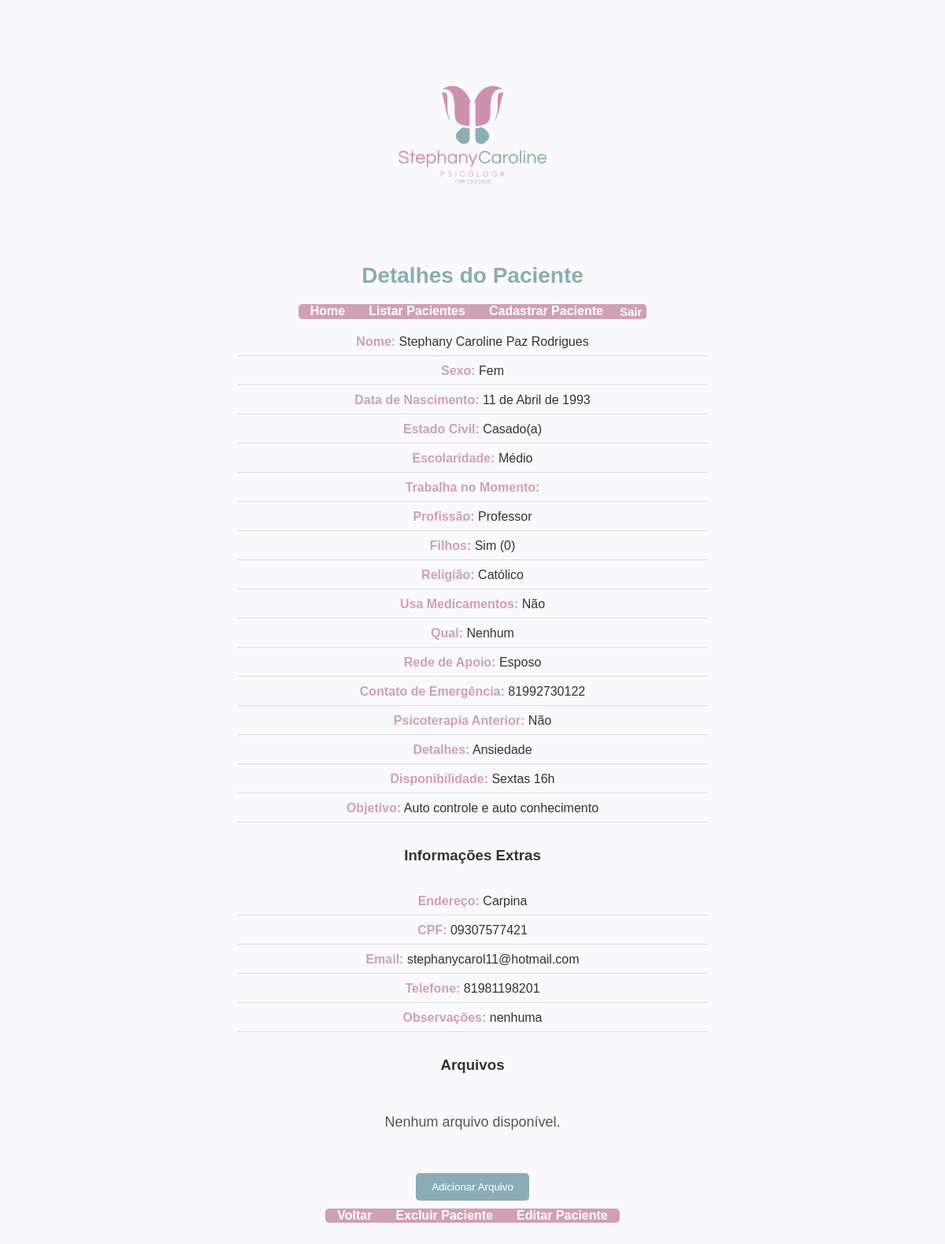
The page /pacientes/paciente/26/ (signed in) on the database its author committed.
### pacientes/models.py (models this page shows, shortened)
class Paciente(models.Model):
    usuario = models.ForeignKey(User, on_delete=models.CASCADE)  # Vincula ao usuário
    nome = models.CharField(max_length=100)
    telefone = models.CharField(max_length=15)
    endereco = models.CharField(max_length=255)
    data_de_nascimento = models.DateField(null=True, blank=True)
    cpf = models.CharField(max_length=11, unique=True)
    sexo = models.CharField(max_length=10, choices=[('Masc', 'Masculino'), ('Fem', 'Feminino'), ('O', 'Outro')])
    email = models.EmailField()
    estado_Civil = models.CharField(max_length=255, choices=[('Não Informado', 'Não Informado'), ('Casado(a)', 'Casado(a)'), ('Solteiro(a)', 'Solteiro(a)'), ('Divorciado(a)', 'Divorciado(a)'), ('Viúvo(a)', 'Viúvo(a)')])
    filhos = models.CharField(max_length=10, choices=[('Sim', 'Sim'), ('Não', 'Não')])
    filhos_Quantidade = models.CharField(max_length=10)
    atendimento= models.CharField(max_length=10, choices=[('Sim', 'Sim'), ('Não', 'Não')])
    atendimento_Tipo_Tempo_Motivo = models.CharField(max_length=500)
    religião = models.CharField(max_length=20)
    escolaridade = models.CharField(max_length=255, choices=[('Fundamental', 'Fundamental'), ('Médio', 'Médio'), ('Superior Completo', 'Superior Completo'), ('Superior incompleto', 'Superior incompleto'), ('Pós-Grauação', 'Pós-Graduação'), ('Mestrado', 'Mestrado'), ('Dotourado', 'Dotourado')])
    trabalha_no_momento = models.CharField(max_length=10, choices=[('Sim', 'Sim'), ('Não', 'Não')])
    profissão = models.CharField(max_length=50)
    toma_Algum_Medicamento =models.CharField(max_length=10, choices=[('Sim', 'Sim'), ('Não', 'Não')])
    qual_Medicamento =  models.CharField(max_length=100)
    Disponibilidade = models.CharField(max_length=100)
    rede_de_apoio = models.CharField(max_length=255)
    contato_de_emergência = models.CharField(max_length=100)
    motivo_e_objetivo = models.CharField(max_length=500)
    observações = models.CharField(max_length=1000)

### pacientes/views.py (the view)
# urls.py: path("paciente/<int:pk>/", views.detalhes_paciente, name="detalhes_paciente"),
@login_required
def detalhes_paciente(request, pk):
    paciente = get_object_or_404(Paciente, pk=pk)  # Obtém o paciente ou retorna 404
    if paciente.usuario != request.user:  # Verifica se o paciente pertence ao usuário logado
        return render(request, '403.html')  # Retorna uma página de acesso negado
    return render(request, 'pacientes/detalhes_paciente.html', {'paciente': paciente})

### pacientes/templates/pacientes/detalhes_paciente.html (shortened to what this page needs)
{% load static %}
<!DOCTYPE html>
<html lang="pt-br">
<head>
    <link rel="stylesheet" type="text/css" href="{% static 'css/styles.css' %}">
</head>
<body class="homepage">
    <div class="logo-container">
        <img src="{{ MEDIA_URL }}media/pacientes/Logo/Logo.png" alt="Logo" class="logo">
    </div>
    <h2>Detalhes do Paciente</h2>
<body class="homepage">
    <nav>
        <ul class="nav-links">
        <li><a href="{% url 'homepage' %}">Home</a></li>
        <li><a href="{% url 'listar_pacientes' %}">Listar Pacientes</a></li>
        <li><a href="{% url 'cadastrar_paciente' %}">Cadastrar Paciente</a></li>
        <form class="nav-links" action="{% url 'logout' %}" method="post">
            <button class="btn" type="submit">Sair</button>
        </form>
        </ul>
    </nav>
</body>
    <table class="info-table">
        <tbody>
            <tr><td><strong>Nome:</strong> {{ paciente.nome }}</td></tr>
            <tr><td><strong>Sexo:</strong> {{ paciente.sexo }}</td></tr>
            <tr><td><strong>Data de Nascimento:</strong> {{ paciente.data_de_nascimento }}</td></tr>
            <tr><td><strong>Estado Civil:</strong> {{ paciente.estado_Civil }}</td></tr>
            <tr><td><strong>Escolaridade:</strong> {{ paciente.escolaridade }}</td></tr>
            <tr><td><strong>Trabalha no Momento:</strong> {{ paciente.traballha_no_momento }}</td></tr>
            <tr><td><strong>Profissão:</strong> {{ paciente.profissão }}</td></tr>
            <tr><td><strong>Filhos:</strong> {{ paciente.filhos }} ({{ paciente.filhos_Quantidade }})</td></tr>
            <tr><td><strong>Religião:</strong> {{ paciente.religião }}</td></tr>
            <tr><td><strong>Usa Medicamentos:</strong> {{ paciente.toma_Algum_Medicamento }}</td></tr>
            <tr><td><strong>Qual:</strong> {{ paciente.qual_Medicamento }}</td></tr>
            <tr><td><strong>Rede de Apoio:</strong> {{ paciente.rede_de_apoio }}</td></tr>
            <tr><td><strong>Contato de Emergência:</strong> {{ paciente.contato_de_emergência }}</td></tr>
            <tr><td><strong>Psicoterapia Anterior:</strong> {{ paciente.atendimento }}</td></tr>
            <tr><td><strong>Detalhes:</strong> {{ paciente.atendimento_Tipo_Tempo_Motivo }}</td></tr>
            <tr><td><strong>Disponibilidade:</strong> {{ paciente.Disponibilidade }}</td></tr>
            <tr><td><strong>Objetivo:</strong> {{ paciente.motivo_e_objetivo }}</td></tr>
        </tbody>
    </table>
    <h3>Informações Extras</h3>
    <table class="info-table">
        <tbody>
            <tr><td><strong>Endereço:</strong> {{ paciente.endereco }}</td></tr>
            <tr><td><strong>CPF:</strong> {{ paciente.cpf }}</td></tr>
            <tr><td><strong>Email:</strong> {{ paciente.email }}</td></tr>
            <tr><td><strong>Telefone:</strong> {{ paciente.telefone }}</td></tr>
            <tr><td><strong>Observações:</strong> {{ paciente.observações }}</td></tr>
        </tbody>
    </table>
    <h3>Arquivos</h3>
    <ul class="file-list">
        {% for arquivo in paciente.arquivos.all %}
            <li>
                <a href="{{ arquivo.arquivo.url }}">{{ arquivo.arquivo.name }}</a>
                <form action="{% url 'excluir_arquivo' paciente.pk arquivo.pk %}" method="post" style="display:inline;">
                    {% csrf_token %}
                    <button class="btn" type="submit" onclick="return confirm('Tem certeza que deseja excluir este arquivo?');">Excluir</button>
                </form>
            </li>
        {% empty %}
            <p>Nenhum arquivo disponível.</p>
        {% endfor %}
    </ul>
    <form method="post" enctype="multipart/form-data" action="{% url 'upload_arquivo' paciente.id %}">
        <button type="submit" class="btn-primary">Adicionar Arquivo</button>
    </form>
    <nav class="bottom-nav">
        <ul class="nav-links">
            <li><a href="{% url 'listar_pacientes' %}">Voltar</a></li>
            <li><a href="{% url 'excluir_paciente' paciente.id %}">Excluir Paciente</a></li>
            <li><a href="{% url 'editar_paciente' paciente.id %}">Editar Paciente</a></li>
        </ul>
    </nav>
</body>
</html>

### static/css/styles.css (style rules this page uses)
.logo { display: block; margin: 20px auto; max-width: 20%; height: auto; }
.homepage { display: flex; flex-direction: column; align-items: center; justify-content: center; min-height: 80vh; text-align: center; padding: 40px; background-color: #f9f9fb; }
.homepage p { font-size: 18px; color: #555; max-width: 600px; margin-bottom: 30px; line-height: 1.6; }
.nav-links { background-color: #d0a0b4; list-style-type: none; padding: 0; border-radius: 5px; margin: 0; display: flex; justify-content: center; }
.nav-links li { margin: 0 15px; }
.nav-links a { text-decoration: none; color: #fff; font-weight: bold; transition: color 0.3s; }
h2 { text-align: center; color: #333; font-size: 28px; margin-top: 30px; }
.info-table { width: 100%; max-width: 600px; margin: 10px auto; border-collapse: separate; font-size: 16px; }
.info-table td { padding: 8px; border-bottom: 1px solid #ddd; }
.info-table td strong { color: #d0a0b4; }
.file-list { list-style: none; padding: 0; margin: 10px auto; max-width: 600px; }
.btn-primary { display: block; width: fit-content; margin: 10px auto; padding: 10px 20px; color: white; background-color: #cc94b4; border: none; border-radius: 5px; cursor: pointer; transition: background-color 0.3s; }
.btn-primary, .btn-secondary { padding: 10px 20px; border: none; border-radius: 5px; cursor: pointer; transition: background-color 0.3s; color: white; }
.btn-primary { background-color: #8cacb4; }
body { font-family: Arial, sans-serif; background-color: #f9f9f9; color: #333; padding: 20px; margin: 0; }
h2 { text-align: center; color: #8cacb4; font-weight: bold; margin-bottom: 20px; }
.btn { font-size: 15px; border: none; text-decoration: none; background-color: #d0a0b4; color: #fff; font-weight: bold; cursor: pointer; border-radius: 5px; transition: color 0.3s; }

### rows shown on the page
Paciente: nome "Stephany Caroline Paz Rodrigues", sexo "Fem", data_de_nascimento "11 de Abril de 1993", estado_Civil "Casado(a)", escolaridade "Médio", profissão "Professor", filhos "Sim", filhos_Quantidade "0", religião "Católico", toma_Algum_Medicamento "Não", qual_Medicamento "Nenhum", rede_de_apoio "Esposo", contato_de_emergência "81992730122", atendimento "Não", atendimento_Tipo_Tempo_Motivo "Ansiedade", Disponibilidade "Sextas 16h", motivo_e_objetivo "Auto controle e auto conhecimento", endereco "Carpina", cpf "09307577421", email "stephanycarol11@hotmail.com", telefone "81981198201", observações "nenhuma"
